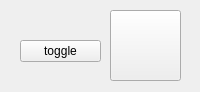
<?xml version="1.0" encoding="UTF-8"?>
<ui version="4.0">
 <class>MainWindow</class>
 <widget class="QMainWindow" name="MainWindow">
  <property name="geometry">
   <rect>
    <x>0</x>
    <y>0</y>
    <width>200</width>
    <height>92</height>
   </rect>
  </property>
  <property name="windowTitle">
   <string>MainWindow</string>
  </property>
  <widget class="QWidget" name="centralWidget">
   <widget class="QPushButton" name="pushButton_toggle">
    <property name="geometry">
     <rect>
      <x>20</x>
      <y>40</y>
      <width>81</width>
      <height>22</height>
     </rect>
    </property>
    <property name="text">
     <string>toggle</string>
    </property>
   </widget>
   <widget class="QPushButton" name="pushButton_bulb">
    <property name="geometry">
     <rect>
      <x>110</x>
      <y>10</y>
      <width>71</width>
      <height>71</height>
     </rect>
    </property>
    <property name="text">
     <string/>
    </property>
    <property name="icon">
     <iconset resource="images.qrc">
      <normaloff>:/images/icons/bulb-off-48.png</normaloff>:/images/icons/bulb-off-48.png</iconset>
    </property>
    <property name="iconSize">
     <size>
      <width>48</width>
      <height>48</height>
     </size>
    </property>
   </widget>
  </widget>
 </widget>
 <layoutdefault spacing="6" margin="11"/>
 <resources>
  <include location="images.qrc"/>
 </resources>
 <connections/>
</ui>
